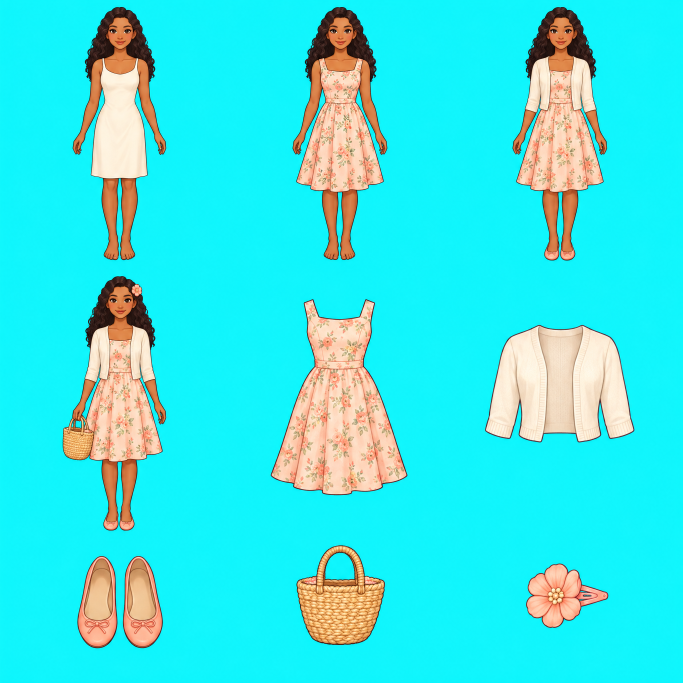
#> input picture reference/dressup-expansion/master-0.png, 2048 x 2048 px, found by its file name (shown at 1/3 size); its folder holds 4 pictures in this run
$ python pack-dressup-expansion.py
#> lines starting #> are read from the running program, lines starting #| are printed output that depends on the picture
from pathlib import Path
from PIL import Image, ImageChops, ImageOps
import json

root=Path('reference/dressup-expansion')
out=Path('public/assets/ui')
keys=['garden','city','seaside','evening']
# Generated sheets preserve columns, but reserve more height for the character rows.
rows=[(0,.393,.790,1),(0,.379,.762,1),(0,.390,.772,1),(0,.378,.752,1)]
names=['base','dressed','layered','finished','dress','jacket','shoes','bag','clip']
report=[]
for index,key in enumerate(keys):
    master=Image.open(root/f'master-{index}.png').convert('RGB')
#> master is the input picture: PIL image 2048x2048 RGB; mean R, G, B 57.4, 229.2, 228.2
    w,h=master.size
#> w = 2048; h = 2048
    for cell,name in enumerate(names):
        row,col=divmod(cell,3)
        crop=(round(col*w/3),round(rows[index][row]*h),round((col+1)*w/3),round(rows[index][row+1]*h))
        im=master.crop(crop)
        r,g,b=im.split()
        cyan=ImageChops.subtract(ImageChops.darker(g,b),r)
        alpha=cyan.point(lambda v:255 if v<70 else max(0,round((150-v)*255/80)))
        im=im.convert('RGBA');im.putalpha(alpha)
        box=alpha.point(lambda v:255 if v>100 else 0).getbbox()
        assert box, (key,name)
        if cell<4:
            # Register every portrait by head center and feet; bags cannot shift the body.
            head=alpha.crop((0,box[1],im.width,box[1]+round((box[3]-box[1])*.19))).point(lambda v:255 if v>100 else 0).getbbox()
            center=(head[0]+head[2])/2
            scale=720/(box[3]-box[1])
            part=im.crop(box)
            part=part.resize((round(part.width*scale),720),Image.Resampling.LANCZOS)
            result=Image.new('RGBA',(512,768))
            result.alpha_composite(part,(round(256-(center-box[0])*scale),24))
        else:
            part=im.crop(box);part.thumbnail((420,420),Image.Resampling.LANCZOS)
            result=ImageOps.expand(part,border=4)
        result.save(out/f'world-outfit-{key}-{name}.webp',quality=96)
        report.append({'theme':key,'sprite':name,'sourceCrop':crop,'alphaBox':box,'size':result.size})
#> this loop made 9 passes
#> (box, head, center, scale) on passes 1 to 4: ((218, 21, 499, 780), (262, 0, 455, 144), 358.5, 0.949), ((195, 21, 479, 780), (239, 0, 436, 144), 337.5, 0.949), ((173, 21, 456, 782), (219, 0, 413, 145), 316, 0.946), ((188, 23, 499, 787), (264, 0, 456, 145), 360, 0.942)
#> box on passes 5 to 9: (129, 93, 539, 681), (90, 170, 538, 522), (232, 50, 488, 327), (207, 18, 472, 317), (213, 73, 460, 266)
#> pass 1, `r,g,b=im.split()`:
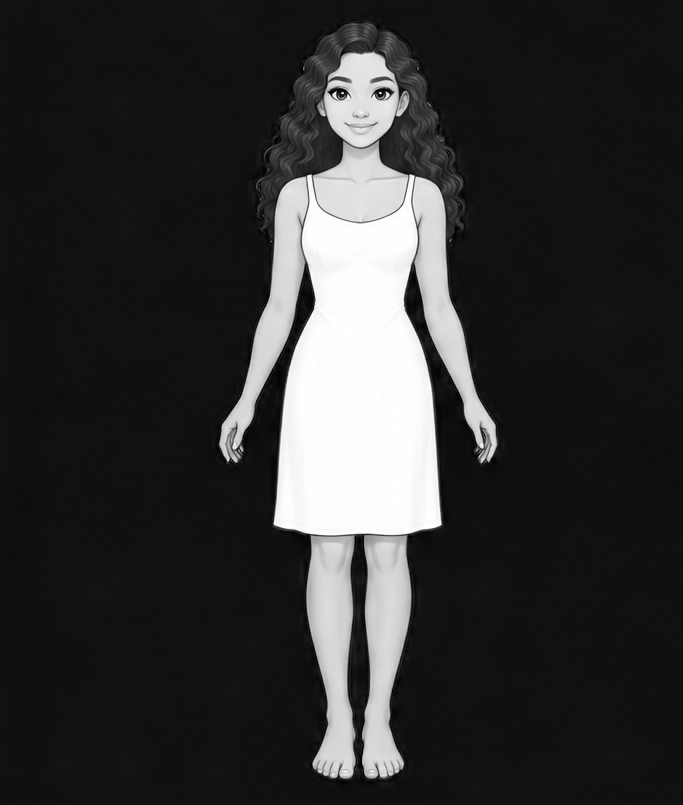
#> r: PIL image 683x805 L; min 0, max 255, mean 50.5
#> pass 1, `r,g,b=im.split()`:
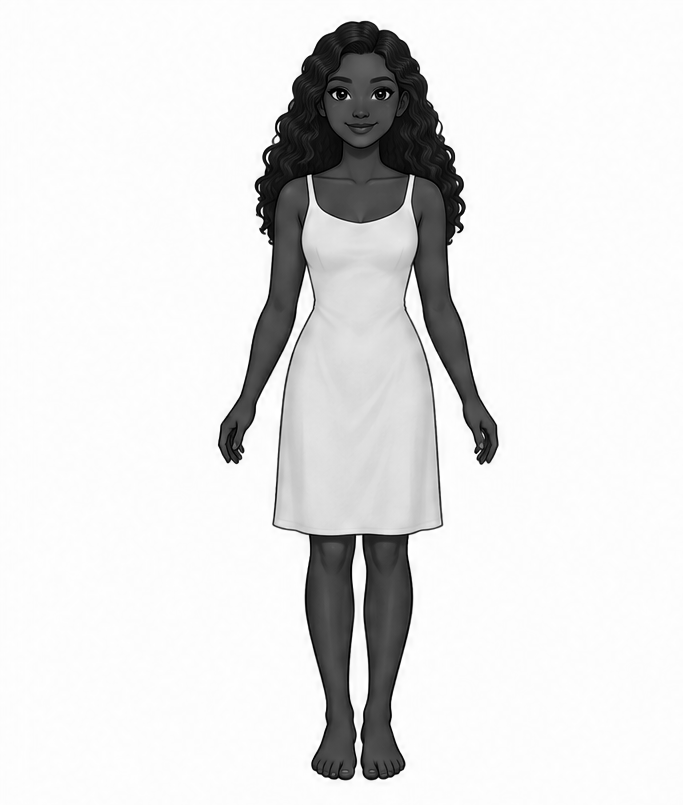
#> b: PIL image 683x805 L; min 0, max 255, mean 226.6
#> after the loop:
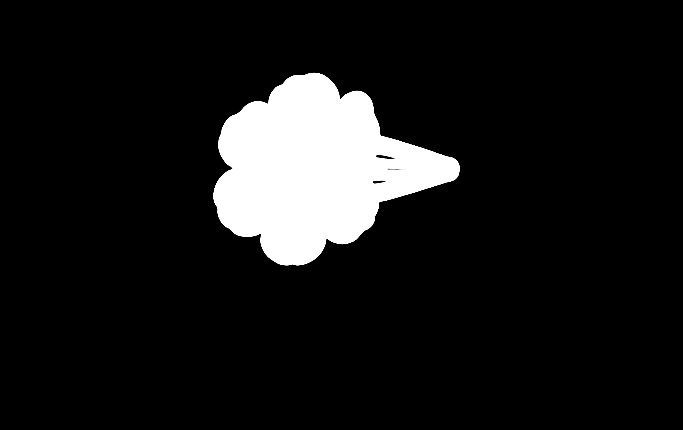
#> alpha: PIL image 683x430 L; min 0, max 255, mean 24.1
#> after the loop:
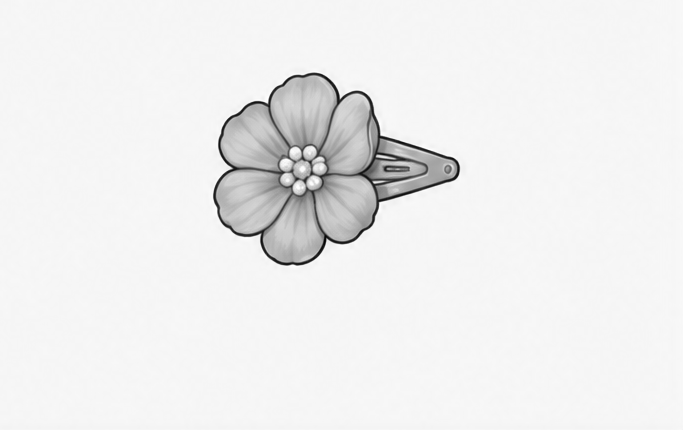
#> g: PIL image 683x430 L; min 3, max 255, mean 238.1
#> after the loop:
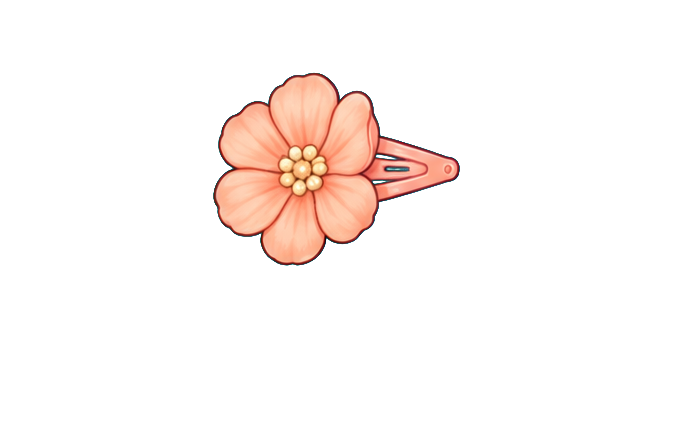
#> im: PIL image 683x430 RGBA; mean R, G, B, A 37.2, 238.1, 241.9, 24.1; transparent parts drawn white
#> after the loop:
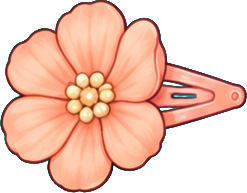
#> part: PIL image 247x193 RGBA; mean R, G, B, A 143.7, 198.7, 185.3, 148.4; transparent parts drawn white
#> after the loop:
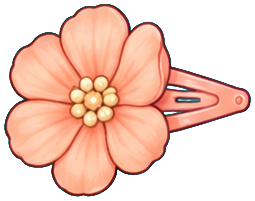
#> result: PIL image 255x201 RGBA; mean R, G, B, A 133.6, 184.8, 172.3, 138.1; transparent parts drawn white
#> after the loop, report = 9 items
#> pass 2 of the loop `for index,key in enumerate(keys):`:
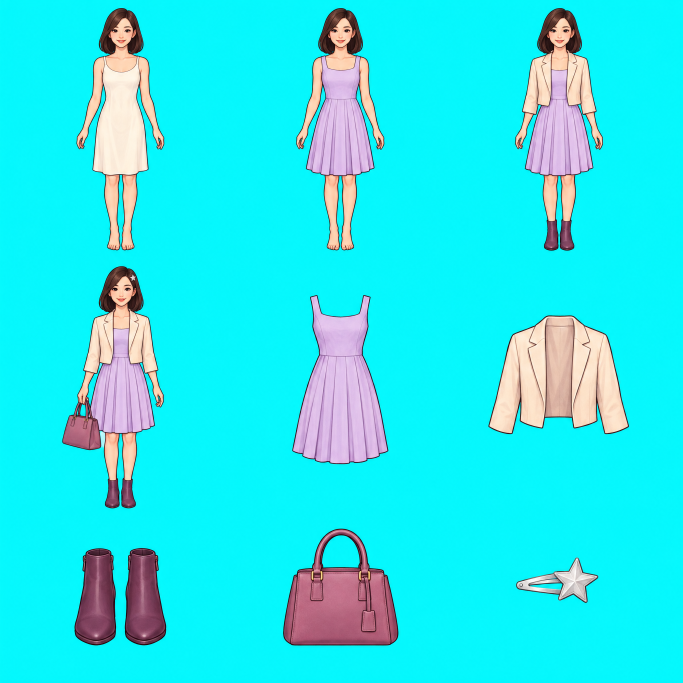
#> input picture reference/dressup-expansion/master-1.png, 2048 x 2048 px, found by its file name (shown at 1/3 size)
#> master is the input picture: PIL image 2048x2048 RGB; mean R, G, B 39.6, 231.1, 236.9
#> the loop `for cell,name in enumerate(names):` made 9 passes
#> (box, head, center, scale) on passes 1 to 4: ((229, 24, 493, 751), (296, 0, 431, 138), 363.5, 0.99), ((205, 24, 470, 751), (272, 0, 406, 138), 339, 0.99), ((180, 24, 444, 752), (247, 0, 381, 138), 314, 0.989), ((187, 22, 492, 749), (296, 0, 431, 138), 363.5, 0.99)
#> pass 1, `r,g,b=im.split()`:
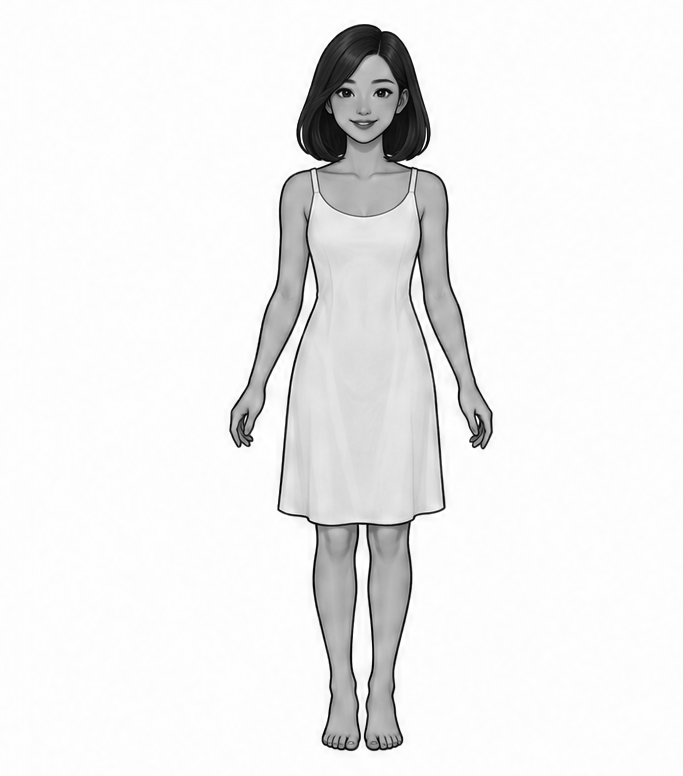
#> b: PIL image 683x776 L; min 0, max 255, mean 238.2
#> after the loop `for cell,name in enumerate(names):`:
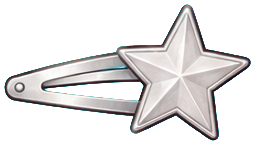
#> result: PIL image 255x145 RGBA; mean R, G, B, A 71.4, 200.8, 203.5, 93.9; transparent parts drawn white
#> after the loop `for cell,name in enumerate(names):`: report = 18 items
#> pass 3 of the loop `for index,key in enumerate(keys):`:
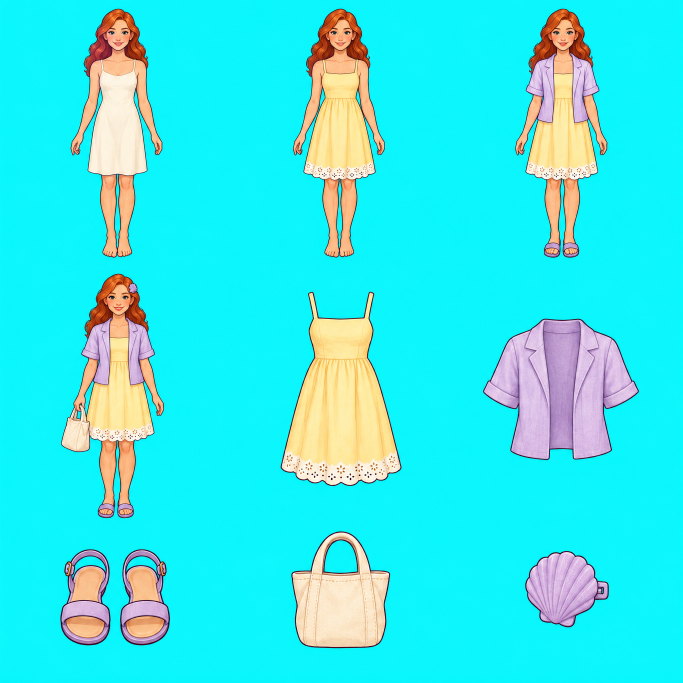
#> input picture reference/dressup-expansion/master-2.png, 2048 x 2048 px, found by its file name (shown at 1/3 size)
#> master is the input picture: PIL image 2048x2048 RGB; mean R, G, B 54.7, 232.4, 233.1
#> the loop `for cell,name in enumerate(names):` made 9 passes
#> (box, head, center, scale) on passes 1 to 4: ((212, 26, 487, 773), (265, 0, 440, 142), 352.5, 0.964), ((196, 26, 471, 773), (248, 0, 424, 142), 336, 0.964), ((180, 26, 457, 773), (235, 0, 411, 142), 323, 0.964), ((183, 22, 492, 756), (267, 0, 438, 139), 352.5, 0.981)
#> pass 1, `r,g,b=im.split()`:
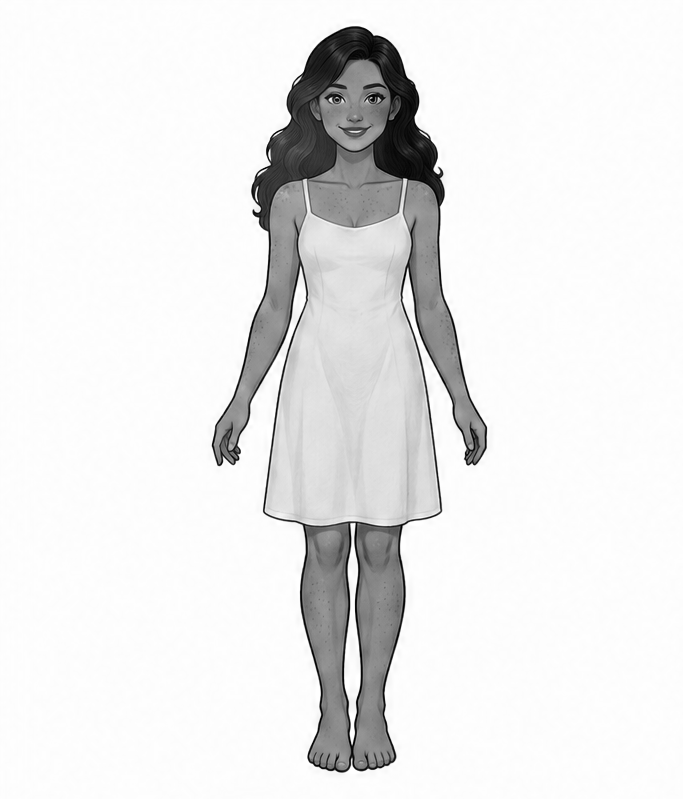
#> b: PIL image 683x799 L; min 0, max 255, mean 233.3
#> after the loop `for cell,name in enumerate(names):`:
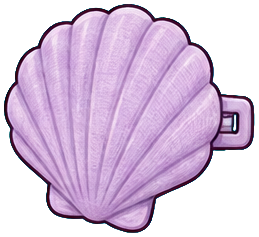
#> result: PIL image 259x237 RGBA; mean R, G, B, A 125.4, 176.8, 206, 159.1; transparent parts drawn white
#> after the loop `for cell,name in enumerate(names):`: report = 27 items
#> the loop made 4 passes; the first 3 are shown
(root/'packing.json').write_text(json.dumps(report,indent=2),encoding='utf-8')
